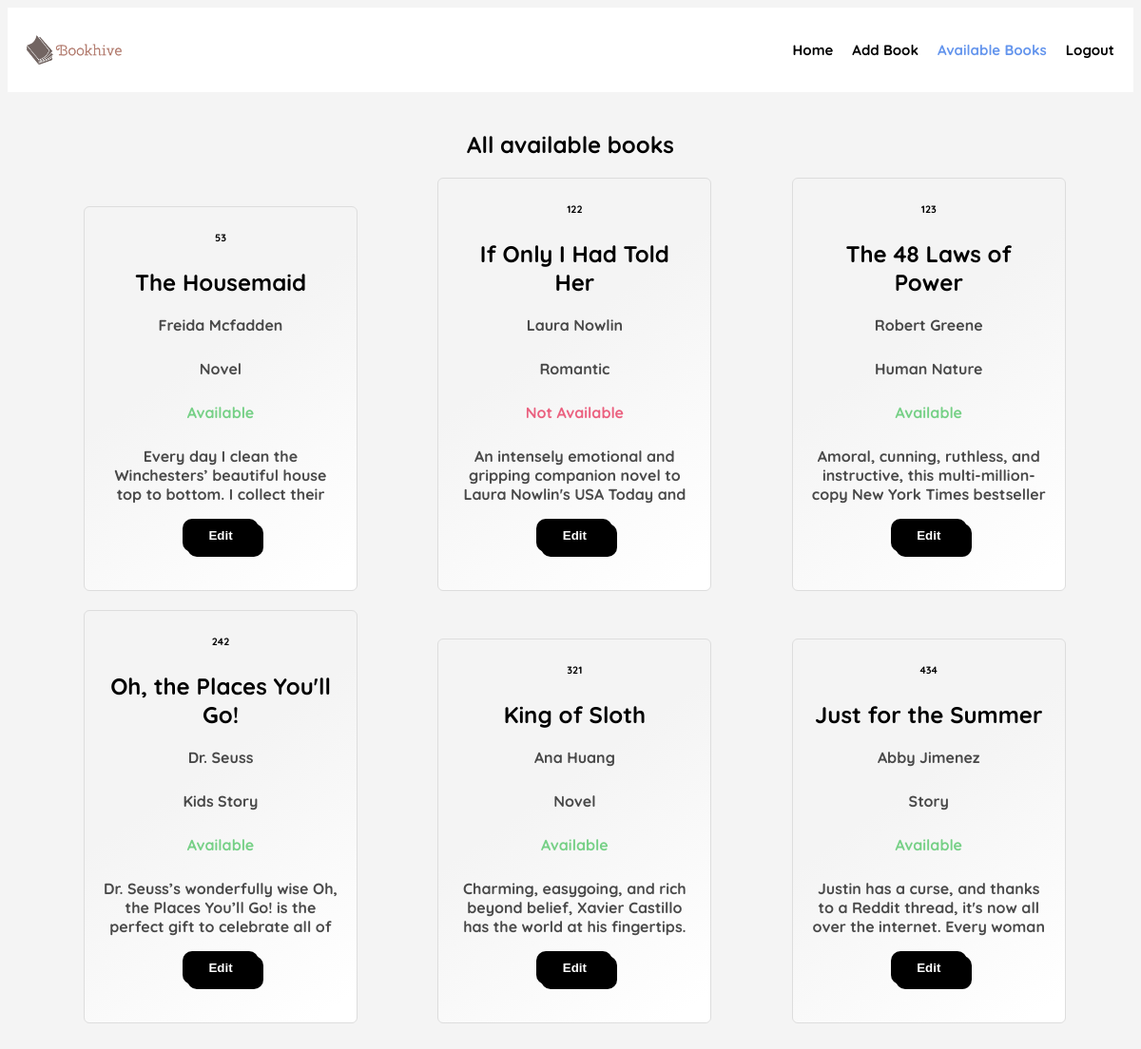
Page /admin_interface/available_books_admin/ on the committed database.
### pages/models.py (models this page shows, shortened)
class Book(models.Model):
    id = models.IntegerField(primary_key=True)
    name = models.CharField(max_length=50)
    author = models.CharField(max_length=50)
    category = models.CharField(max_length=50)
    description = models.TextField()
    available = models.BooleanField(default=True)
    class Meta:
        ordering = ['id']

### pages/views.py (the view)
# urls.py: path('admin_interface/available_books_admin/', views.available_Admin, name='availableBooksAdmin'),
def available_Admin(request):
    return render(request, "available_books_admin.html", {'allBooks': Book.objects.all()})

### pages/templates/available_books_admin.html (shortened to what this page needs)
{% extends "base_admin.html" %}
{% load static %}
{% block static_cssFile %}
<link rel="stylesheet" href="{% static 'css/available_books.css' %}">
{% endblock %}
{% block bodyContent %}
<h2>All available books</h2>
{% for book in allBooks %}
<article>
    <h6>{{ book.id }}</h6>
    <h2 class="title">{{ book.name }}</h2>
    <p class="author">{{ book.author }}</p>
    <p class="category">{{ book.category }}</p>
    {% if book.available %}
    <p class="is-available" style="color: rgb(64, 192, 87);">Available</p>
    {% else %}
    <p class="is-available" style="color: rgb(230, 34, 77);">Not Available</p>
    {% endif %}
    <p class="descreption">{{ book.description }}</p>
    <button class="btn" onclick="">Edit</button>
</article>
{% endfor %}
{% endblock %}

### pages/templates/base_admin.html (shortened to what this page needs)
{% load static %}
<!DOCTYPE html>
<html>
    <head>
        <link rel="stylesheet" href="{% static 'css/nav_style.css' %}"/>
        {% block static_cssFile %}
        {% endblock %}
    </head>
    <body>
        {% block navBar %}
        <nav class="navbar-userinterface">
            <div class="navbar-items" id="navbar">
                <a href="{% url 'admin_panel' %}"><img src="{% static 'imgs/logo-no-background.png' %}" alt="BookHive" width="100px" class ="logo"> </a>
                <ul>
                    <li><a class="nav-home" href="{% url 'admin_panel' %}" >Home</a></li>
                    <li><a class="nav-add" href="{% url 'add_book' %}">Add Book</a></li>
                    <li><a class="nav-available" href="{% url 'availableBooksAdmin' %}">Available Books</a></li>
                    <li class="nav-item"><a class="nav-link" href="{% url 'index' %}">Logout</a></li>
                </ul>
            </div>
        </nav>
        <br>
        {% endblock %}
        {% block bodyContent %}
        {% endblock %}
    </body>
</html>

### library/static/css/nav_style.css (style rules this page uses)
.navbar-items { display: flex; justify-content: space-between; align-items: center; padding: 20px; background-color: white; }
.logo { display: flex; }
a { text-decoration: none; color: black; }
ul { display: flex; justify-content: space-between; gap: 20px; list-style: none; font-size: 15px; font-weight: bold; }
html { font-family: Quicksand, sans-serif; background-color: #f4f4f4; }

### library/static/css/available_books.css (style rules this page uses)
article { padding: 20px; background: linear-gradient(144.39deg, #f4f4f4 40%, #fff 95%);; border: 1px solid rgb(221, 221, 221); width: calc((100% - 320px) / 3); box-sizing: border-box; border-radius: 6px; text-align: center; display: inline-block; margin-left: 80px; margin-bottom: 20px; }
h2 { text-align: center; }
h6 { margin-top: 5px; }
.author, .category, .descreption, .is-available { opacity: 0.7; padding-bottom: 10px; font-weight: bold; }
.author::first-letter, .category::first-letter, .descreption::first-letter ,.title::first-letter { text-transform: capitalize; }
.descreption { height: 50px; overflow: hidden; }
button { width: 80px; height: 35px; border: none; padding: 0px 20px; background-color: black; color: white; font-weight: 700; cursor: pointer; border-radius: 10px; box-shadow: 5px 5px 0px black; margin-bottom: 20px; }
.nav-available { color: cornflowerblue; }

### rows in the picture
Book: id "53", name "The Housemaid", author "Freida Mcfadden", category "Novel", available "Available", description "Every day I clean the Winchesters’ beautiful house top to bottom. I collect their…"
Book: id "122", name "If Only I Had Told Her", author "Laura Nowlin", category "Romantic", available "Not Available", description "An intensely emotional and gripping companion novel to Laura Nowlin's USA Today and…"
Book: id "123", name "The 48 Laws of Power", author "Robert Greene", category "Human Nature", available "Available", description "Amoral, cunning, ruthless, and instructive, this multi-million-copy New York Times bestseller…"
Book: id "242", name "Oh, the Places You'll Go!", author "Dr. Seuss", category "Kids Story", available "Available", description "Dr. Seuss’s wonderfully wise Oh, the Places You’ll Go! is the perfect gift to celebrate all of…"
Book: id "321", name "King of Sloth", author "Ana Huang", category "Novel", available "Available", description "Charming, easygoing, and rich beyond belief, Xavier Castillo has the world at his fingertips.…"
Book: id "434", name "Just for the Summer", author "Abby Jimenez", category "Story", available "Available", description "Justin has a curse, and thanks to a Reddit thread, it's now all over the internet. Every woman…"
